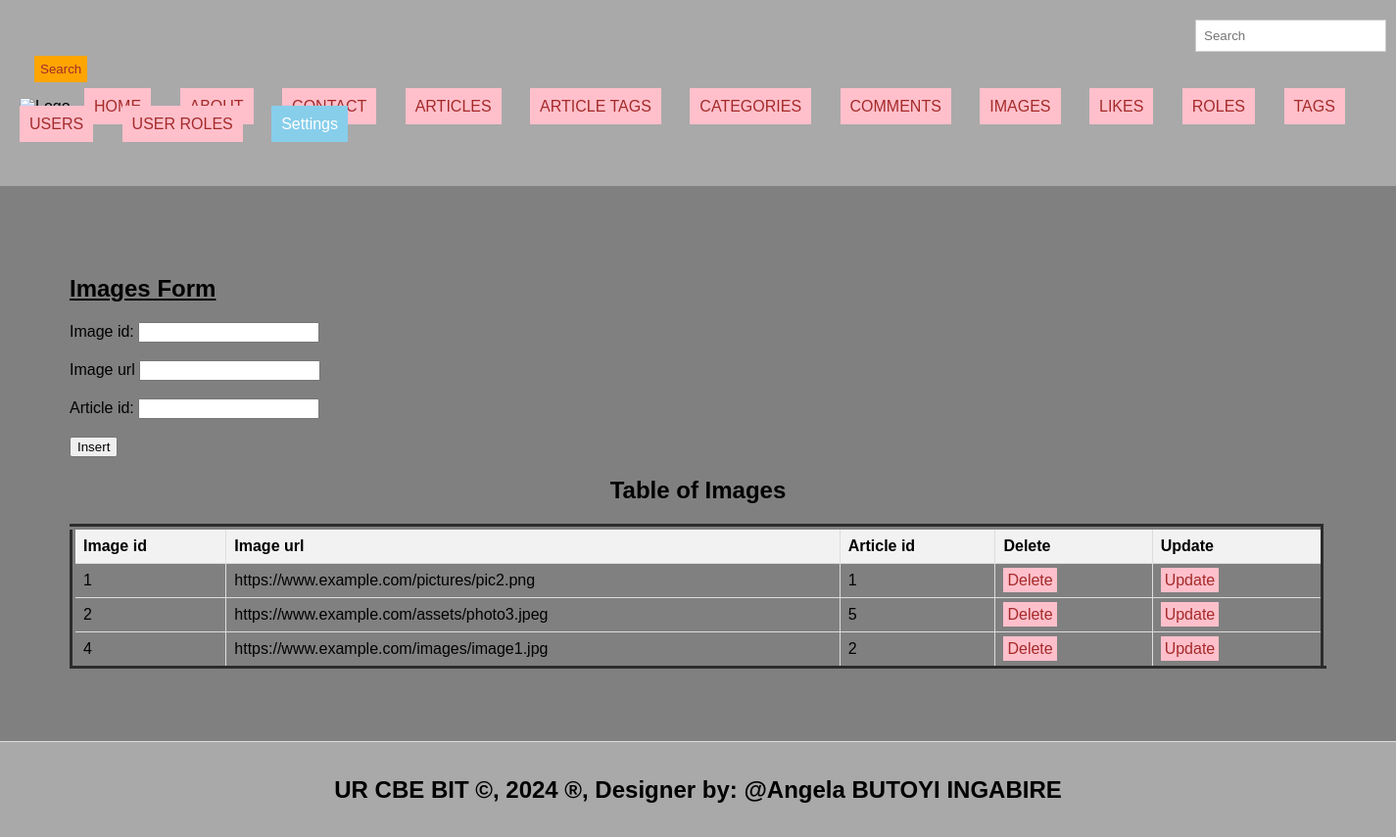
The app's page /images.php with its own data.
### tables this page shows
CREATE TABLE `images` (
  `image_id` int(11) NOT NULL,
  `image_url` varchar(255) DEFAULT NULL,
  `article_id` int(11) DEFAULT NULL
);

### images.php (the view, shortened to what this page needs)
<!DOCTYPE html>
<html lang="en">
<head>
  <link rel="stylesheet" type="text/css" href="style.css" title="style 1" media="screen, tv, projection, handheld, print"/>
  </head>
  <header>
<body bgcolor="#808080" ;>
  <form class="d-flex" role="search" action="search.php">
      <input class="form-control me-2" type="search" placeholder="Search" aria-label="Search"name="query">
      <button class="btn btn-outline-success" type="submit">Search</button>
    </form>
  <ul style="list-style-type: none; padding: 0;">
    <li style="display: inline; margin-right: 10px;">
  </li>
        <li style="display: inline; margin-right: 10px;"><a href="./home.html">HOME</a></li>
    <li style="display: inline; margin-right: 10px;"><a href="./about.html">ABOUT</a></li>
    <li style="display: inline; margin-right: 10px;"><a href="./contact.html">CONTACT</a></li>
    <li style="display: inline; margin-right: 10px;"><a href="./articles.php">ARTICLES</a></li>
    <li style="display: inline; margin-right: 10px;"><a href="./article_tags.php">ARTICLE TAGS</a></li>
    <li style="display: inline; margin-right: 10px;"><a href="./categories.php">CATEGORIES</a></li>
    <li style="display: inline; margin-right: 10px;"><a href="./comments.php">COMMENTS</a></li>
    <li style="display: inline; margin-right: 10px;"><a href="./images.php">IMAGES</a></li>
     <li style="display: inline; margin-right: 10px;"><a href="./likes.php">LIKES</a></li>
     <li style="display: inline; margin-right: 10px;"><a href="./roles.php">ROLES</a></li>
     <li style="display: inline; margin-right: 10px;"><a href="./tags.php">TAGS</a></li>
     <li style="display: inline; margin-right: 10px;"><a href="./users.php">USERS</a></li>
     <li style="display: inline; margin-right: 10px;"><a href="./user_roles.php">USER ROLES</a></li>
    <li class="dropdown" style="display: inline; margin-right: 10px;">
      <a href="#" style="padding: 10px; color: white; background-color: skyblue; text-decoration: none; margin-right: 15px;">Settings</a>
    </li><br><br>
  </ul>
</header>
<section>
    <h1><u> Images Form </u></h1>
    <form method="post" onsubmit="return confirmInsert();">
        <label for="image_id">Image id:</label>
        <input type="number" id="image_id" name="image_id"><br><br>
        <label for="image_url">Image url</label>
        <input type="name" id="image_url" name="image_url" required><br><br>
        <label for="article_id">Article id:</label>
        <input type="number" id="article_id" name="article_id" required><br><br>
        <input type="submit" name="add" value="Insert">
    </form>
<!DOCTYPE html>
<html>
<head>
</head>
<body>
    <center><h2>Table of Images</h2></center>
    <table border="6">
        <tr>
            <th>Image id</th>
            <th>Image url</th>
            <th>Article id</th>
            <th>Delete</th>
            <th>Update</th>
        </tr>
        <?php
        include('database_connection.php');
        $sql = "SELECT * FROM images";
        $result = $connection->query($sql);
        if ($result->num_rows > 0) {
            while ($row = $result->fetch_assoc()) {
                $image_id = $row['image_id'];
                echo "<tr>
                    <td>" . $row['image_id'] . "</td>
                    <td>" . $row['image_url'] . "</td>
                    <td>" . $row['article_id'] . "</td>
                    <td><a style='padding:4px' href='delete_images.php?image_id=$image_id'>Delete</a></td>
                    <td><a style='padding:4px' href='update_images.php?image_id=$image_id'>Update</a></td>
                </tr>";
            }
        } else {
            echo "<tr><td colspan='6'>No data found</td></tr>";
        }
        ?>
    </table>
</body>
    </section>
<footer>
  <center>
    <b><h2>UR CBE BIT &copy, 2024 &reg, Designer by: @Angela BUTOYI INGABIRE</h2></b>
  </center>
</footer>
</body>
</html>

### style.css (style rules this page uses)
body { font-family: Arial, sans-serif; margin: 0; padding: 0; }
.form-control { padding: 8px; margin-left: 4px; border: 1px solid #ccc; }
.btn { padding: 6px; background-color: orange; color: brown; border: none; }
.dropdown { position: relative; display: inline; margin-right: 10px; }
body { font-family: Arial,sans-serif; margin:0; padding:0; }
header { background-color:darkgray; padding: 20px; }
.dropdown { position: right; display:right; direction:rtl; }
section { padding:28px; border-bottom: 1px solid #ddd; }
footer { text-align: center; padding: 15px; background-color:darkgray; }

### images.php (style rules this page uses)
a { padding: 10px; color: white; background-color: pink; text-decoration: none; margin-right: 15px; }
a:link { color: brown; }
button.btn { margin-left: 15px; margin-top: 4px; }
input.form-control { margin-left: 1200px; padding: 8px; }
section { padding:71px; border-bottom: 1px solid #ddd; }
footer { text-align: center; padding: 15px; background-color:darkgray; }
table { width: 100%; border-collapse: collapse; }
th, td { border: 1px solid #ddd; padding: 8px; text-align: left; }
th { background-color: #f2f2f2; }

### records on screen
images: image_id "1", image_url "https://www.example.com/pictures/pic2.png", article "1"
images: image_id "2", image_url "https://www.example.com/assets/photo3.jpeg", article "5"
images: image_id "4", image_url "https://www.example.com/images/image1.jpg", article "2"
